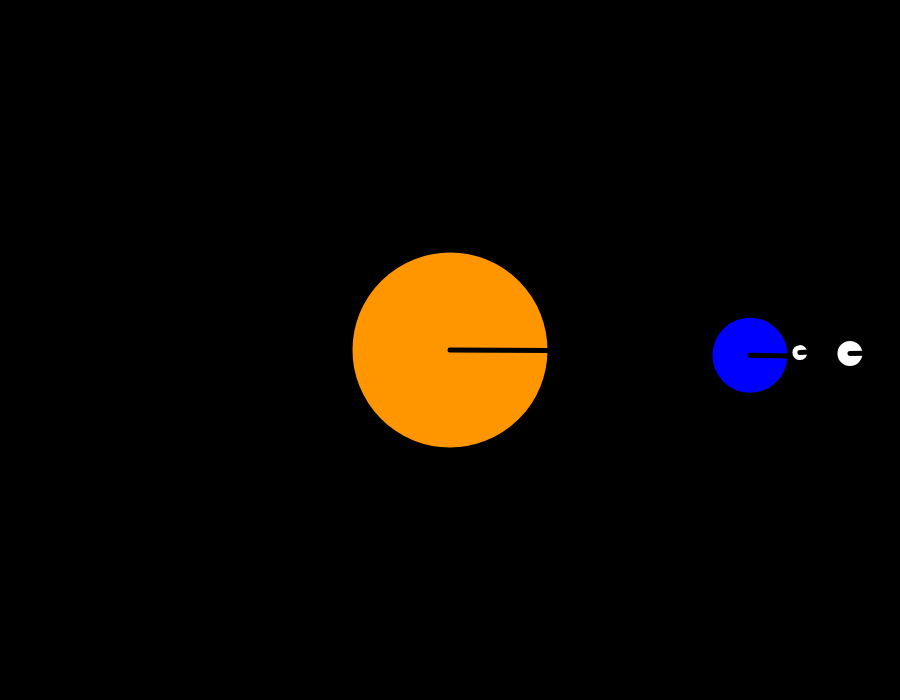
Frame 1 (no input)
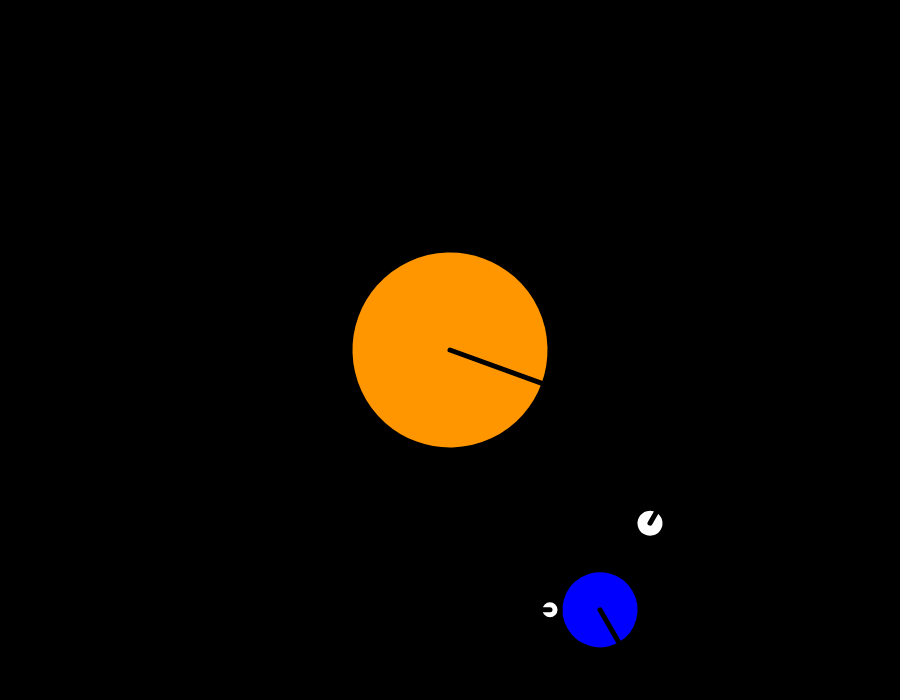
Frame 60 (no input)
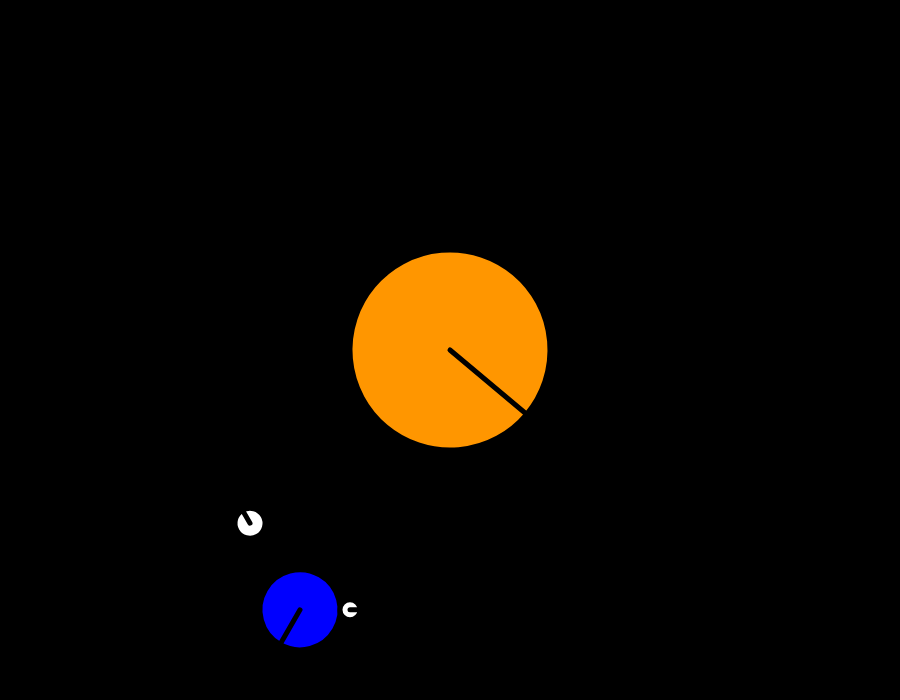
Frame 120 (the mouse pressed at the canvas centre since frame 60)

The p5.js sketch that drew these frames (run headless with seeded random() and noise() and a simulated clock; from frame 60 on, the mouse is pressed at the canvas centre):

// p5.js sketch
// ── sketch.js


var speed;

function setup() {
    createCanvas(900, 700);
}

function draw() {
    background(0);
    speed = frameCount;

    push();
    translate(width/2, height/2);
    rotate(radians(speed/3));
    celestialObj(color(255,150,0), 200); //SUN
    pop();
    
    push();
    translate(width/2, height/2);
    rotate(radians(speed));
    translate(300,0);
    push();
    
    celestialObj(color(0,0,255),80); //EARTH
    pop();
    
    push();
    rotate(radians(-speed*2));
    translate(100,0);
    celestialObj(color(255,255,255),30); //MOON
    pop();
    
    push();
    rotate(radians(-speed*4));
    translate(50,0);
    celestialObj(color(255,255,255),20); //2ND MOON
    //speed +=0.1;
    pop();
    
    pop();
}

function celestialObj(c, size){
    strokeWeight(5);
    fill(c);
    stroke(0);
    ellipse(0, 0, size, size);
    line(0, 0, size/2, 0);
}
